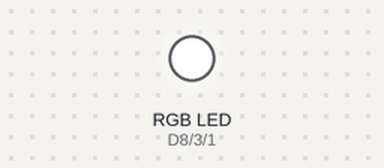
This sketch was run on a simulated ESP8266 (NodeMCU). Shown: an RGB LED mixed from three pins (HIGH = lit). WiFi joins after 1.5 s; servers stay silent unless stated; random numbers use the default seed unless the sketch sets one; not simulated (calls return 0 or success): credentials.h; what the sketch prints to the serial monitor is not drawn.

Above: at 0.1 s.
At 1.86 s:
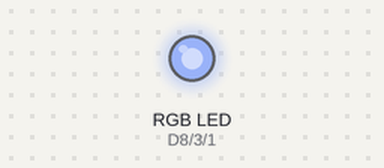
At 8.88 s:
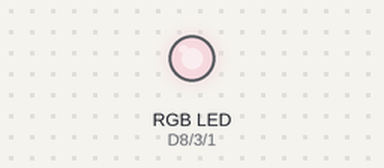
At 18.37 s:
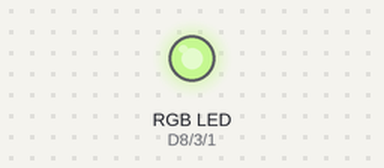
At 28.11 s:
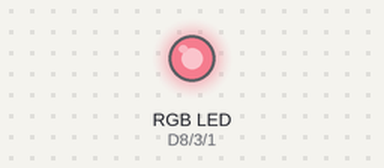
At 37.96 s:
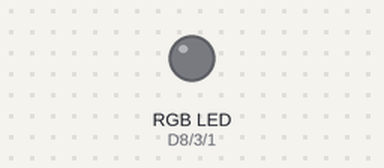
Timing chart, 0 to 40.0 s (numbered marks = the images above):
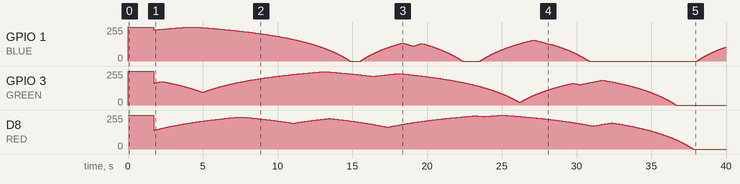

The sketch:

BeatingSign.ino
```cpp
/*
    This sketch sends data via HTTP GET requests to data.sparkfun.com service.

    You need to get streamId and privateKey at data.sparkfun.com and paste them
    below. Or just customize this script to talk to other HTTP servers.

*/

#include <ESP8266WiFi.h>
#include <ESP8266HTTPClient.h>
#include "credentials.h"

#define SPEED 500
#define RED D8
#define GREEN D9
#define BLUE D10


//const char* url = "http://olimexsmart.it/embe/getCurrentHR.php";
const char* url = "http://192.168.1.44/embe/getCurrentHR.php";

bool flag = false;
byte HR;
unsigned long minute, lastBeat;
unsigned int pause;
int r, g, b;
int  randR, randG, randB;
bool dirR, dirG, dirB;


void setup() {
  pinMode(RED, OUTPUT);
  pinMode(GREEN, OUTPUT);
  pinMode(BLUE, OUTPUT);

  digitalWrite(RED, HIGH);
  digitalWrite(GREEN, HIGH);
  digitalWrite(BLUE, HIGH);

  Serial.begin(115200);
  delay(10);

  // We start by connecting to a WiFi network

  Serial.println();
  Serial.println();
  Serial.print("Connecting to ");
  Serial.println(ssid);

  /* Explicitly set the ESP8266 to be a WiFi-client, otherwise, it by default,
     would try to act as both a client and an access-point and could cause
     network-issues with your other WiFi-devices on your WiFi-network. */
  WiFi.mode(WIFI_STA);
  WiFi.begin(ssid, password);

  while (WiFi.status() != WL_CONNECTED) {
    delay(500);
    Serial.print(".");
  }

  Serial.println("");
  Serial.println("WiFi connected");
  Serial.println("IP address: ");
  Serial.println(WiFi.localIP());

  // Initialize vars
  randomSeed(analogRead(A0));
  minute = millis();
  lastBeat = millis();
  pause = 1000;
  r = random(1023);
  g = random(1023);
  b = random(1023);
  randR = random(SPEED);
  randG = random(SPEED);
  randB = random(SPEED);
  dirR = random(1);
  dirG = random(1);
  dirB = random(1);
}


void loop() {
  if (WiFi.status() == WL_CONNECTED) { //Check WiFi connection status
    HTTPClient http;  //Declare an object of class HTTPClient
    http.begin(url);  //Specify request destination
    int httpCode = http.GET(); //Send the request
    if (httpCode > 0) { //Check the returning code
      String payload = http.getString();   //Get the request response payload
      HR = (byte) payload.toInt();
      Serial.println("HR: " + payload);  //Print the response payload
    }
    http.end();   //Close connection
  }

  while (millis() - minute < 60000) { // Cycle inside for a minute

    backgroundUpdate(); // Update global vars and apply
    applyRGB(0);

    // Beat only if there is a HR data, 0 means no data
    if (millis() - lastBeat > pause && HR > 0) { // HR beat correct intervals
      heartBeat(1023); // For the moment always at max intensity
      lastBeat = millis();
      pause = 60000 / HR;
    }

    delay(10); // Don't change background too fast
  }

  minute = millis();
}


/* #########################################################################################
   FUNCTIONS
*/
// Applies over current RGB combination a HR cycle, saturating it to white
void heartBeat(int intensity) {
  // Definting different steps in the beat sequence
  int midway = 2 * (intensity / 3);
  int lowend = intensity / 10;

  // Increasing
  for (int i = 0; i < intensity; i++) {
    applyRGB(i);
    delayMicroseconds(100);
  }

  // Decreasing
  for (int i = intensity; i > lowend; i--) {
    applyRGB(i);
    delayMicroseconds(100);
  }

  delay(25); // Pause between contractions

  // Increasing
  for (int i = lowend; i < midway; i++) {
    applyRGB(i);
    delayMicroseconds(150);
  }

  // Decreasing
  for (int i = midway; i > lowend; i--) {
    applyRGB(i);
    delayMicroseconds(750);
  }
  for (int i = lowend; i > 0; i--) {
    applyRGB(i);
    delayMicroseconds(1500);
  }

}

// Trying to linearize our perception of light intensity with the 1023 levels of intensity
int deLog(int x) {
  return ((511500.0) / ((x * 0.671) - 1023.0)) + 1523.0;
}

// Random backgroung update
void backgroundUpdate() {
  // Direction change whenever a there is a random match
  if (randR == random(SPEED)) {
    dirR = !dirR;
    randR = random(SPEED);
  }
  if (randG == random(SPEED)) {
    dirG = !dirG;
    randG = random(SPEED);
  }
  if (randB == random(SPEED)) {
    dirB = !dirB;
    randB = random(SPEED);
  }

  // Valuea update according to direction
  r = dirR ? (r + 1) : (r - 1);
  g = dirG ? (g + 1) : (g - 1);
  b = dirB ? (b + 1) : (b - 1);
  r = constrain(r, 0, 1023);
  g = constrain(g, 0, 1023);
  b = constrain(b, 0, 1023);
}

// Appling RGB values to PWM
void applyRGB(int bias) {
  analogWrite(RED, deLog(constrain(r + bias, 0, 1023)));
  analogWrite(GREEN, deLog(constrain(g + bias, 0, 1023)));
  analogWrite(BLUE, deLog(constrain(b + bias, 0, 1023)));
}
```
